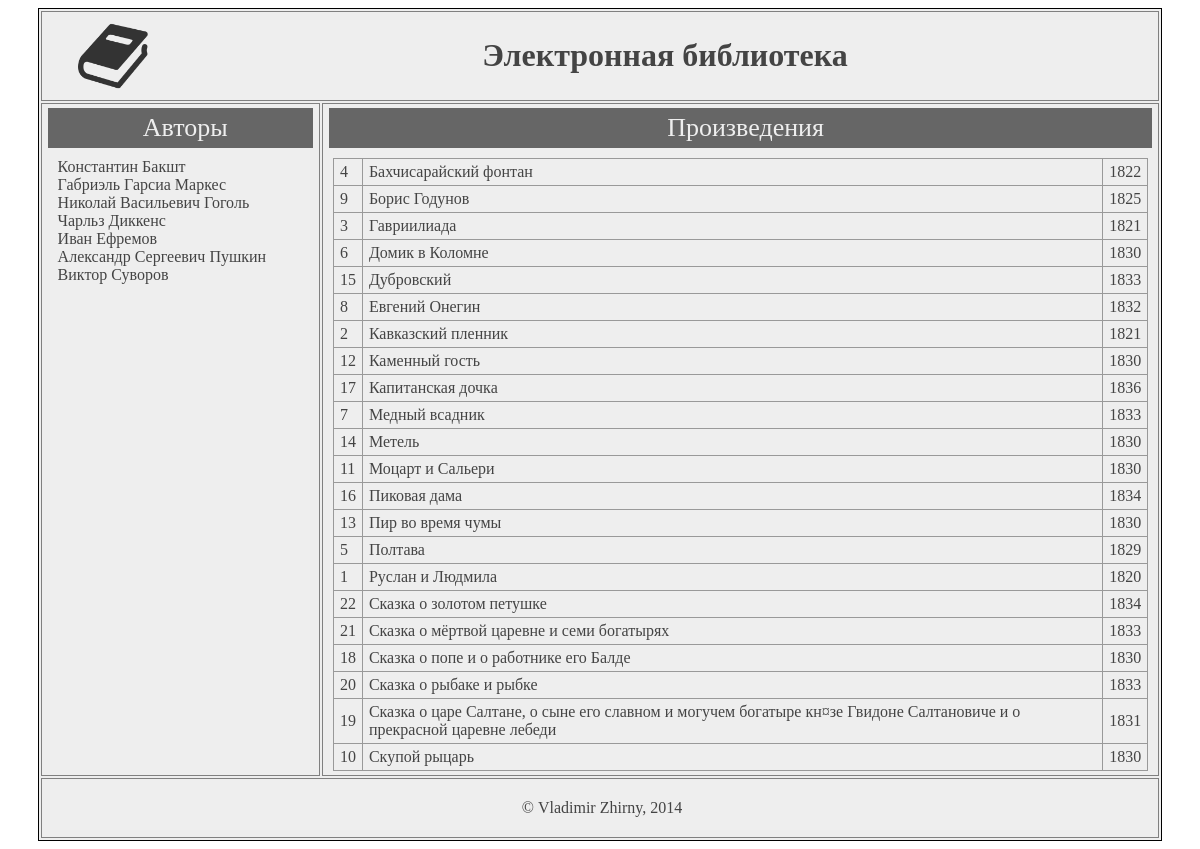
Page /index.php?id=1 on the committed database.
### tables this page shows
CREATE TABLE authors (
  author_id INT(10) PRIMARY KEY NOT NULL AUTO_INCREMENT,
  firstname VARCHAR(30) NOT NULL,
  lastname VARCHAR(30) NOT NULL
  );

CREATE TABLE books(
  id INT(10) PRIMARY KEY NOT NULL AUTO_INCREMENT,
  title VARCHAR(150) NOT NULL,
  author_id INT(10) NOT NULL,
  `year` INT(4) NOT NULL,
  FOREIGN KEY(author_id) REFERENCES authors(author_id)
  );

### index.php (the view, shortened to what this page needs)
<?php
require_once 'connect.php';
  function get_author_id() {
    $author_id = isset($_GET['id']) ? $_GET['id'] : null;
    return $author_id;
   }
  function get_books($author_id) {
    global $db;
    $result = mysqli_query($db, 'SELECT * FROM books WHERE author_id='.$author_id.' ORDER BY title;');
    $table = '<table id="bookstable">';
    while($myrow = mysqli_fetch_array($result)) {
      $table .= '<tr><td id="num">'.$myrow['id'].'</td><td>'.$myrow['title'].'</td><td id="year">'.$myrow['year'].'</td></tr>';
    }
    $table .= '</table>';
    return $table;
  }
?>
<!DOCTYPE html>
<html>
<head>
  <link type="text/css" rel="stylesheet" href="css/style.css" />
</head>
<body>
  <table id="wrapper">
    <tr><td colspan=2 id="header">
	<a href="/lib/"><img id="book" src="img/book.png"></a>
	<h1>Электронная библиотека</h1></td>
	<tr><td id="authors">
	  <ul>
	    <li class="caption">Авторы</li>
<?php
	$result = mysqli_query($db, 'SELECT * FROM authors ORDER BY lastname;');
  while ($myrow = mysqli_fetch_array($result)) {
    echo '<li><a href="/lib/index.php?id='
	  .$myrow['author_id'].'">'
	  .$myrow['firstname'].' '.$myrow['lastname'].'</a></li>';
  }
?>
	  </ul>
	</td>
	<td id="books">
	<ul>
	  <li class="caption">Произведения</li>
<?php
echo get_books(get_author_id());
?>
	</td></tr>
	<tr><td colspan=2 id="footer"><p>&nbsp;&copy;&nbsp;Vladimir Zhirny, 2014</p></td>
  </table>
</body>

### css/style.css (style rules this page uses)
#wrapper { border: 1px solid black; color: #444444; background-color: #eeeeee; width: 95%; height: 800px; margin: 0 auto; }
#book { float: left; width: 70px; height: 70px; margin: 5px 30px; }
#header { border: 1px solid grey; height: 80px; text-align: center; }
#authors { border: 1px solid grey; width: 25%; margin: 0 10px 0 0; vertical-align: top; }
ul { list-style-type: none; margin: 0; padding: 0; }
li { text-indent: 10px; }
.caption { font-size: 26px; background-color: #666666; color: #eeeeee; padding: 5px 0; text-align: center; margin-bottom: 10px; }
#books { border: 1px solid grey; width: 75%; vertical-align: top; }
#footer { border: 1px solid grey; height: 10px; text-align: center; }
#bookstable { border-spacing: 0; border-collapse: collapse; width: 99%; text-align: left; margin: auto; }
td { border: 1px solid #999999; padding: 4px 6px; }
#num { width: 3%; }
#year { width: 5%; }
a { color: #444444; text-decoration: none; }

### rows in the picture
authors: firstname "Константин", lastname "Бакшт"
authors: firstname "Габриэль", lastname "Гарсиа Маркес"
authors: firstname "Николай Васильевич", lastname "Гоголь"
authors: firstname "Чарльз", lastname "Диккенс"
authors: firstname "Иван", lastname "Ефремов"
authors: firstname "Александр Сергеевич", lastname "Пушкин"
authors: firstname "Виктор", lastname "Суворов"
books: id "4", title "Бахчисарайский фонтан", year "1822"
books: id "9", title "Борис Годунов", year "1825"
books: id "3", title "Гавриилиада", year "1821"
books: id "6", title "Домик в Коломне", year "1830"
books: id "15", title "Дубровский", year "1833"
books: id "8", title "Евгений Онегин", year "1832"
books: id "2", title "Кавказский пленник", year "1821"
books: id "12", title "Каменный гость", year "1830"
books: id "17", title "Капитанская дочка", year "1836"
books: id "7", title "Медный всадник", year "1833"
books: id "14", title "Метель", year "1830"
books: id "11", title "Моцарт и Сальери", year "1830"
books: id "16", title "Пиковая дама", year "1834"
books: id "13", title "Пир во время чумы", year "1830"
books: id "5", title "Полтава", year "1829"
books: id "1", title "Руслан и Людмила", year "1820"
books: id "22", title "Сказка о золотом петушке", year "1834"
books: id "21", title "Сказка о мёртвой царевне и семи богатырях", year "1833"
books: id "18", title "Сказка о попе и о работнике его Балде", year "1830"
books: id "20", title "Сказка о рыбаке и рыбке", year "1833"
books: id "19", title "Сказка о царе Салтане, о сыне его славном и могучем богатыре кн¤зе Гвидоне Салтановиче и о прекрасной царевне лебеди", year "1831"
books: id "10", title "Скупой рыцарь", year "1830"
